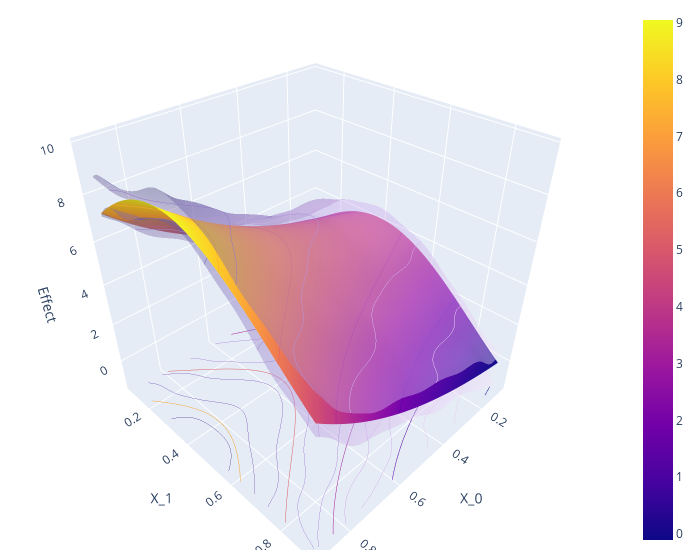

Notebook code for this chart:
### Code cell
import plotly.graph_objects as go

grid_array = np.array(list(zip(x_0.ravel(), x_1.ravel())))
true_effect = treatment_effect(grid_array).reshape(x_0.shape)
effect = np.asarray(df_cate['effect']).reshape(x_0.shape)
lower_bound = np.asarray(df_cate['2.5 %']).reshape(x_0.shape)
upper_bound = np.asarray(df_cate['97.5 %']).reshape(x_0.shape)

fig = go.Figure(data=[
    go.Surface(x=x_0,
               y=x_1,
               z=true_effect),
    go.Surface(x=x_0,
               y=x_1,
               z=upper_bound, showscale=False, opacity=0.4,colorscale='purp'),
    go.Surface(x=x_0,
               y=x_1,
               z=lower_bound, showscale=False, opacity=0.4,colorscale='purp'),
])
fig.update_traces(contours_z=dict(show=True, usecolormap=True,
                                  highlightcolor="limegreen", project_z=True))

fig.update_layout(scene = dict(
                    xaxis_title='X_0',
                    yaxis_title='X_1',
                    zaxis_title='Effect'),
                    width=700,
                    margin=dict(r=20, b=10, l=10, t=10))

fig.show()

### Figure 1 — Plotly figure (JSON) as saved in the notebook; plotly's stock layout.template omitted (floating-point values rounded to 4 significant figures; data arrays with more than 128 entries replaced by an {"elided": "..."} marker saying what was removed)
{"data": [{"contours": {"z": {"highlightcolor": "limegreen", "project": {"z": true}, "show": true, "usecolormap": true}}, "type": "surface", "x": {"elided": "100x100 float values"}, "y": {"elided": "100x100 float values"}, "z": {"elided": "100x100 float values"}}, {"colorscale": [[0, "rgb(243, 224, 247)"], [0.1667, "rgb(228, 199, 241)"], [0.3333, "rgb(209, 175, 232)"], [0.5, "rgb(185, 152, 221)"], [0.6667, "rgb(159, 130, 206)"], [0.8333, "rgb(130, 109, 186)"], [1, "rgb(99, 88, 159)"]], "contours": {"z": {"highlightcolor": "limegreen", "project": {"z": true}, "show": true, "usecolormap": true}}, "opacity": 0.4, "showscale": false, "type": "surface", "x": {"elided": "100x100 float values"}, "y": {"elided": "100x100 float values"}, "z": {"elided": "100x100 float values"}}, {"colorscale": [[0, "rgb(243, 224, 247)"], [0.1667, "rgb(228, 199, 241)"], [0.3333, "rgb(209, 175, 232)"], [0.5, "rgb(185, 152, 221)"], [0.6667, "rgb(159, 130, 206)"], [0.8333, "rgb(130, 109, 186)"], [1, "rgb(99, 88, 159)"]], "contours": {"z": {"highlightcolor": "limegreen", "project": {"z": true}, "show": true, "usecolormap": true}}, "opacity": 0.4, "showscale": false, "type": "surface", "x": {"elided": "100x100 float values"}, "y": {"elided": "100x100 float values"}, "z": {"elided": "100x100 float values"}}], "layout": {"margin": {"b": 10, "l": 10, "r": 20, "t": 10}, "scene": {"xaxis": {"title": {"text": "X_0"}}, "yaxis": {"title": {"text": "X_1"}}, "zaxis": {"title": {"text": "Effect"}}}, "width": 700}}
